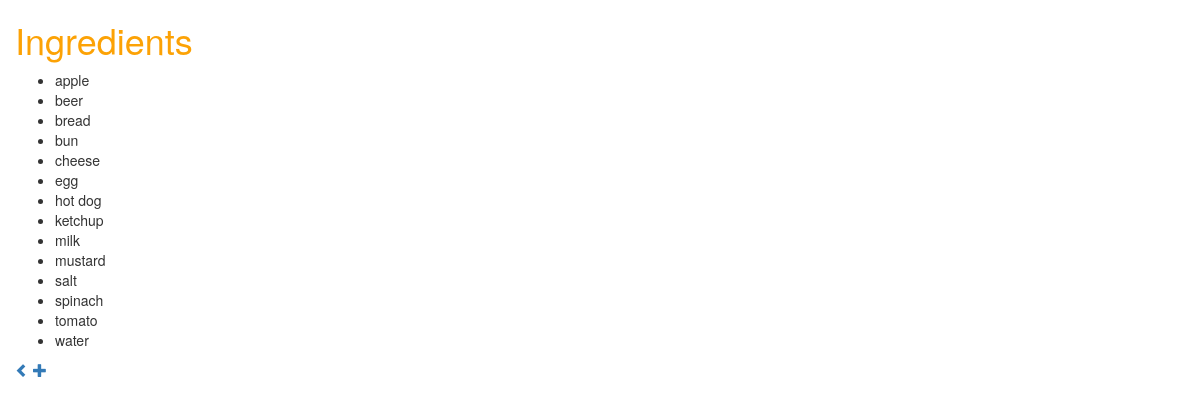
Before: /myfridge/ingredients with the older database file.
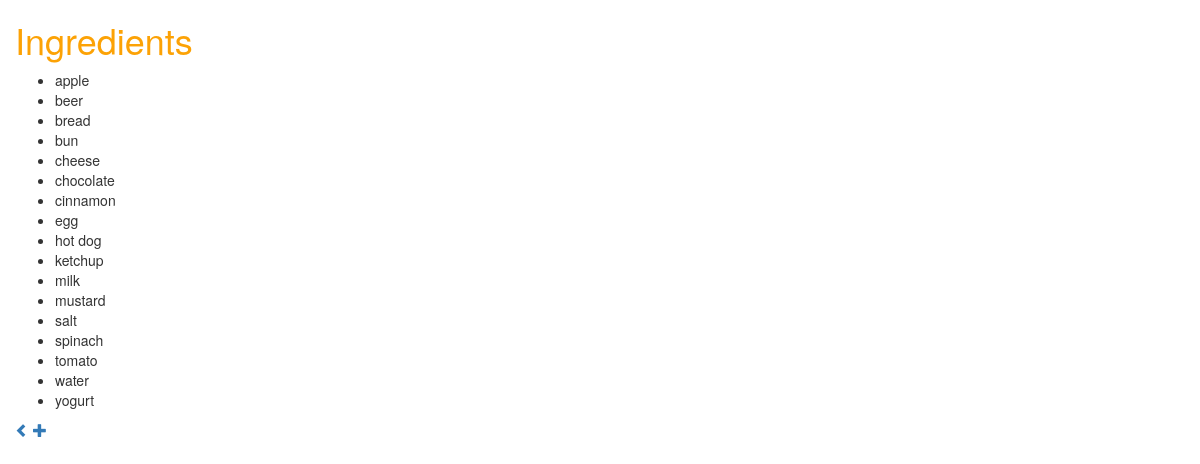
After: the same page with the newer database file.
### myfridge/models.py (models this page shows)
class Ingredient(models.Model):
	name = models.CharField(max_length=50, unique=True)
	def __str__(self):
		return self.name

### myfridge/views.py (the view)
class IngredientListView(generic.ListView):
	template_name = 'myfridge/ingredient_list.html'
	context_object_name = 'ingredients'
	def get_queryset(self):
		return Ingredient.objects.order_by('name')

### myfridge/templates/myfridge/ingredient_list.html
{% extends 'myfridge/base.html' %}
{% block content %}
	{% if ingredients %}
		<h1>Ingredients</h1>
		<ul>
		{% for ingredient in ingredients %}
			<li>{{ ingredient }}</li>
		{% endfor %}
		</ul>
	{% else %}
		<p>No ingredients in the system.</p>
	{% endif %}
	<a href="{% url 'myfridge:index' %}"><span class="glyphicon glyphicon-chevron-left"></span></a>
	<a href="{% url 'myfridge:ingredient-new' %}"><span class="glyphicon glyphicon-plus"></span></a>
{% endblock %}

### myfridge/templates/myfridge/base.html (shortened to what this page needs)
{% load static %}
<html>
	<head>
        <link rel="stylesheet" href="//maxcdn.bootstrapcdn.com/bootstrap/3.2.0/css/bootstrap.min.css">
        <link rel="stylesheet" href="//maxcdn.bootstrapcdn.com/bootstrap/3.2.0/css/bootstrap-theme.min.css">
		<link rel="stylesheet" type="text/css" href="{% static 'myfridge/style.css' %}" />
	</head>
	<body>
		{% block content %}
		{% endblock %}
	</body>
</html>

### myfridge/static/myfridge/style.css (style rules this page uses)
h1 { color: #FCA205; }
body { padding-left: 15px; }

Changed rows visible on the page:
added Ingredient: name "chocolate"
added Ingredient: name "cinnamon"
added Ingredient: name "yogurt"
